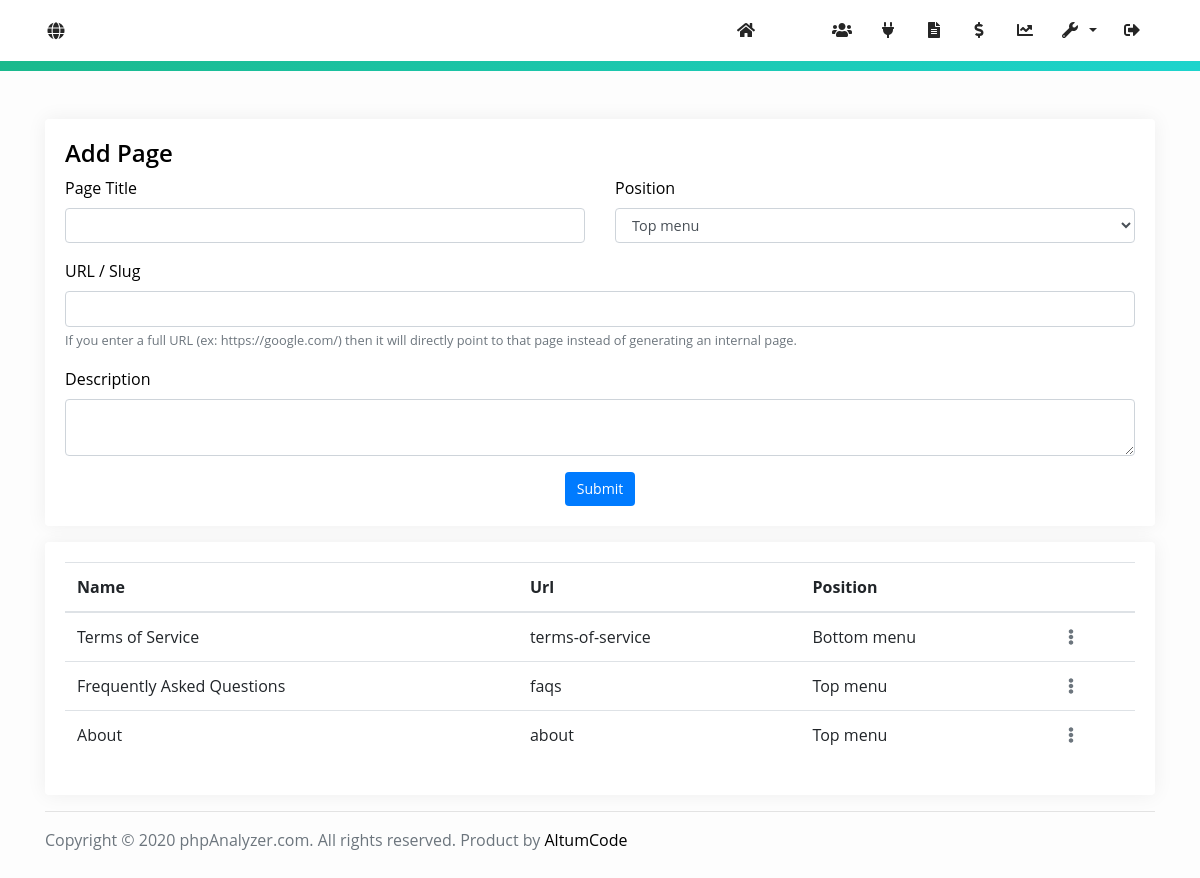
Screenshot of /admin/pages-management (signed in) with the database file from the repository.
### tables this page shows
CREATE TABLE `pages` (
  `page_id` int(11) NOT NULL,
  `title` varchar(32) NOT NULL,
  `url` varchar(128) NOT NULL,
  `description` mediumtext NOT NULL,
  `position` int(11) NOT NULL
);

CREATE TABLE `settings` (
  `id` int(11) NOT NULL,
  `title` varchar(64) NOT NULL,
  `logo` varchar(40) DEFAULT '',
  `favicon` varchar(40) DEFAULT '',
  `time_zone` varchar(32) NOT NULL DEFAULT 'America/New_York',
  `meta_description` varchar(1024) NOT NULL,
  `meta_keywords` varchar(512) DEFAULT NULL,
  `analytics_code` varchar(32) NOT NULL,
  `email_confirmation` int(11) NOT NULL DEFAULT 0,
  `recaptcha` int(11) NOT NULL DEFAULT 1,
  `public_key` varchar(64) NOT NULL,
  `private_key` varchar(64) NOT NULL,
  `facebook_login` int(11) NOT NULL,
  `facebook_app_id` varchar(64) NOT NULL,
  `facebook_app_secret` varchar(64) NOT NULL,
  `smtp_host` varchar(128) NOT NULL,
  `smtp_port` int(11) NOT NULL,
  `smtp_encryption` varchar(16) DEFAULT '0',
  `smtp_auth` int(11) DEFAULT 0,
  `smtp_user` varchar(128) NOT NULL,
  `smtp_pass` varchar(128) NOT NULL,
  `smtp_from` varchar(128) NOT NULL,
  `facebook` varchar(64) NOT NULL,
  `twitter` varchar(64) NOT NULL,
  `youtube` varchar(128) DEFAULT NULL,
  `instagram` varchar(64) DEFAULT NULL,
  `store_currency` varchar(12) NOT NULL DEFAULT 'USD',
  `store_paypal_client_id` varchar(256) NOT NULL DEFAULT '',
  `store_paypal_secret` varchar(256) NOT NULL DEFAULT '',
  `store_paypal_mode` enum('sandbox','live') DEFAULT 'live',
  `store_stripe_publishable_key` varchar(64) DEFAULT '',
  `store_stripe_secret_key` varchar(64) DEFAULT '',
  `store_stripe_webhook_secret` varchar(64) DEFAULT '',
  `store_unlock_report_price` float DEFAULT 1,
  `store_unlock_report_time` int(11) DEFAULT 0,
  `store_no_ads_price` float NOT NULL DEFAULT 5,
  `store_user_default_points` int(11) DEFAULT 0,
  `report_ad` varchar(2560) NOT NULL DEFAULT '',
  `index_ad` varchar(2560) NOT NULL DEFAULT '',
  `account_sidebar_ad` varchar(2560) DEFAULT NULL,
  `instagram_check_interval` int(11) DEFAULT 1,
  `instagram_minimum_followers` int(11) DEFAULT 5,
  `instagram_calculator_media_count` int(11) DEFAULT 10,
  `cron_queries` int(11) DEFAULT 1,
  `cron_mode` enum('ACTIVE','ALL') DEFAULT 'ACTIVE',
  `cron_auto_add_missing_logs` int(11) DEFAULT 0,
  `instagram_login` int(11) DEFAULT 0,
  `instagram_client_id` varchar(64) DEFAULT NULL,
  `instagram_client_secret` varchar(64) DEFAULT NULL,
  `activation_email_template` longtext DEFAULT NULL,
  `lost_password_email_template` longtext DEFAULT NULL,
  `credentials_email_template` longtext DEFAULT NULL,
  `admin_email_notification_emails` mediumtext DEFAULT NULL,
  `admin_new_user_email_notification` int(11) DEFAULT 0,
  `admin_new_payment_email_notification` int(11) DEFAULT 0,
  `directory` enum('ALL','LOGGED_IN','DISABLED') DEFAULT NULL,
  `directory_pagination` int(11) DEFAULT 10,
  `proxy` int(11) DEFAULT 0,
  `proxy_exclusive` int(11) DEFAULT 0,
  `proxy_timeout` int(11) DEFAULT 15,
  `proxy_failed_requests_pause` int(11) DEFAULT 3,
  `proxy_pause_duration` int(11) DEFAULT 1440,
  `email_reports` int(11) DEFAULT 0,
  `email_reports_default` int(11) DEFAULT 0,
  `email_reports_frequency` enum('DAILY','WEEKLY','MONTHLY') DEFAULT 'WEEKLY',
  `email_reports_favorites` int(11) DEFAULT 0,
  `default_language` varchar(16) DEFAULT 'english',
  `facebook_check_interval` int(11) DEFAULT 24,
  `facebook_minimum_likes` int(11) DEFAULT 1000,
  `youtube_api_key` varchar(64) DEFAULT NULL,
  `youtube_check_interval` int(11) DEFAULT 24,
  `youtube_minimum_subscribers` int(11) DEFAULT 100,
  `youtube_check_videos` int(11) DEFAULT 10,
  `twitter_consumer_key` varchar(64) DEFAULT NULL,
  `twitter_secret_key` varchar(64) DEFAULT NULL,
  `twitter_oauth_token` varchar(64) DEFAULT NULL,
  `twitter_oauth_token_secret` varchar(64) DEFAULT NULL,
  `twitter_check_interval` int(11) DEFAULT 24,
  `twitter_minimum_followers` int(11) DEFAULT 100,
  `twitter_check_tweets` int(11) DEFAULT 15
);

### index.php (called while the page is built, shortened)
<?php
require 'core/base.php';

### core/functions/language.php (called while the page is built, shortened)
<?php
$path = ROOT . 'languages/';
$lang = $settings->default_language;
$language = json_decode(file_get_contents($path . $lang . '.json'));

### core/functions/general.php (called while the page is built, shortened)
<?php
function get_settings() {
	global $database;
	global $config;
    $settings = $database->query("SELECT * FROM `settings` WHERE `id` = 1")->fetch_object();
    $settings->url = $config['url'];
    $activation_email_template = json_decode($settings->activation_email_template);
    $settings->activation_email_template_subject = $activation_email_template->subject;
    $settings->activation_email_template_body 	= $activation_email_template->body;
    $lost_password_email_template = json_decode($settings->lost_password_email_template);
    $settings->lost_password_email_template_subject = $lost_password_email_template->subject;
    $settings->lost_password_email_template_body 	= $lost_password_email_template->body;
    $credentials_email_template = json_decode($settings->credentials_email_template);
    $settings->credentials_email_template_subject = $credentials_email_template->subject;
    $settings->credentials_email_template_body 	= $credentials_email_template->body;
    return $settings;
}

### core/init.php (called while the page is built, shortened)
<?php
require_once 'classes/User.php';
require_once 'config/config.php';
require_once 'database/connect.php';
require_once 'functions/general.php';
$settings 				= get_settings();
require_once 'functions/language.php';

### core/config/config.php (called while the page is built, shortened)
<?php
$config = [
    'database_host'        => 'localhost',
    'database_username'    => 'root',
    'database_password'    => '',
    'database_name'        => 'phpanalyzer',
    'url'                  => 'http://localhost/phpanalyzer/'
];

### controllers/admin/pages_management.php (called while the page is built, shortened)
<?php
$pages_result = $database->query("SELECT * FROM `pages` ORDER BY `page_id` ASC");

### views/admin/pages_management.php (the view, shortened to what this page needs)
<div class="card card-shadow mb-3">
    <div class="card-body">
        <h4><?= $language->admin_pages_management->header ?></h4>
        <form action="" method="post" role="form">
            <div class="row">
                <div class="col-sm-12 col-md-6">
                    <div class="form-group">
                        <label><?= $language->admin_pages_management->input->title ?></label>
                        <input type="text" name="title" class="form-control" value="" />
                    </div>
                </div>
                <div class="col-sm-12 col-md-6">
                    <div class="form-group">
                        <label><?= $language->admin_pages_management->input->position ?></label>
                        <select class="form-control" name="position">
                            <option value="1"><?= $language->admin_pages_management->input->position_top ?></option>
                        </select>
                    </div>
                </div>
                <div class="col-sm-12 col-md-12">
                    <div class="form-group">
                        <label><?= $language->admin_pages_management->input->url ?></label>
                        <input type="text" name="url" class="form-control" value="" />
                        <small class="text-muted"><?= $language->admin_pages_management->input->url_help ?></small>
                    </div>
                </div>
                <div class="col-12">
                    <div class="form-group">
                        <label><?= $language->admin_pages_management->input->description ?></label>
                        <textarea id="description" name="description" class="form-control"></textarea>
                    </div>
                </div>
            </div>
            <div class="text-center">
                <button type="submit" name="submit" class="btn btn-primary"><?= $language->global->submit_button ?></button>
            </div>
        </form>
    </div>
</div>
<div class="card card-shadow">
    <div class="card-body">
        <div class="table-responsive">
            <table class="table table-hover">
                <thead class="thead-inverse">
                <tr>
                    <th><?= $language->admin_pages_management->table->title ?></th>
                    <th><?= $language->admin_pages_management->table->url ?></th>
                    <th><?= $language->admin_pages_management->table->position ?></th>
                    <th></th>
                </tr>
                </thead>
                <tbody>
                <?php while($page_data = $pages_result->fetch_object()): ?>
                    <tr>
                        <td><?= $page_data->title ?></td>
                        <td><?= $page_data->url ?></td>
                        <td><?= ($page_data->position == '0') ? $language->admin_pages_management->table->position_bottom : $language->admin_pages_management->table->position_top ?></td>
                        <td><?= User::admin_generate_buttons('page', $page_data->page_id) ?></td>
                    </tr>
                <?php endwhile ?>
                </tbody>
            </table>
        </div>
    </div>
</div>

### core/classes/User.php (shortened to what this page needs)
<?php
class User {
    public static function admin_generate_buttons($type = 'user', $target_id) {
        global $language;
        switch($type) {
            case 'page' :
                return '
                <div class="dropdown">
                    <a href="#" data-toggle="dropdown" class="text-secondary dropdown-toggle dropdown-toggle-simple">
                        <i class="fa fa-fw fa-ellipsis-v"></i>
                        <div class="dropdown-menu dropdown-menu-right">
                            <a class="dropdown-item" href="admin/page-edit/' . $target_id . '"><i class="fa fa-fw fa-pencil-alt"></i> ' . $language->global->edit . '</a>
                            <a class="dropdown-item" data-confirm="' . $language->global->info_message->confirm_delete . '" href="admin/pages-management/delete/' . $target_id . '/' . Security::csrf_get_session_token('url_token') . '"><i class="fa fa-fw fa-times"></i> ' . $language->global->delete . '</a>
                        </div>
                    </a>
                </div>';
            break;
        }
    }
}

### views/admin/shared_includes/footer.php (shortened to what this page needs)
<hr />
<div class="mb-5">
    <span class="text-muted"><?= 'Copyright &copy; ' . date('Y') . ' ' . $settings->title . '. All rights reserved. Product by <a href="https://altumcode.io/">AltumCode</a>' ?></span>
</div>
</div>

### assets/css/custom.css (style rules this page uses)
:root { --primary-color: #02A9F4; --primary-color-hover: #0298e1; }
body { background: #fdfdfd; font-family: 'Open Sans', sans-serif; color: black; }
a { color: black; transition: color .3s ease-in-out; }
.h1, .h2, .h3, .h4, .h5, .h6, h1, h2, h3, h4, h5, h6 { font-weight: 600; }
.form-control { font-size: .9rem; }
.btn { font-size: .88rem; padding-top: .4rem; padding-bottom: .4rem; border: 0; transition: opacity 0.3s; }
.dropdown-toggle-simple::after { display:none; }
.card-shadow { box-shadow: 0px 0px 20px #00000010; border: 0; }

### assets/css/fa-svg-with-js.css (style rules this page uses)
.svg-inline--fa,svg:not(:root).svg-inline--fa { overflow:visible }
.svg-inline--fa { display:inline-block;font-size:inherit;height:1em;vertical-align:-.125em }
.svg-inline--fa.fa-w-6 { width:.375em }
.svg-inline--fa.fa-fw { width:1.25em }
.fa-fw { text-align:center;width:1.25em }

### rows the page displays
pages: title "Terms of Service", url "terms-of-service"
pages: title "Frequently Asked Questions", url "faqs"
pages: title "About", url "about"
settings: title "phpAnalyzer.com"

### other values shown
$language->admin_pages_management->header "Add Page"
$language->admin_pages_management->input->title "Page Title"
$language->admin_pages_management->input->position "Position"
$language->admin_pages_management->input->url "URL / Slug"
$language->admin_pages_management->input->url_help "If you enter a full URL (ex: https://google.com/) then it will directly point to that page instead of generating an internal page."
$language->admin_pages_management->input->description "Description"
$language->global->submit_button "Submit"
$language->admin_pages_management->table->title "Name"
$language->admin_pages_management->table->url "Url"
$language->admin_pages_management->table->position "Position"
form field position "Top menu"
